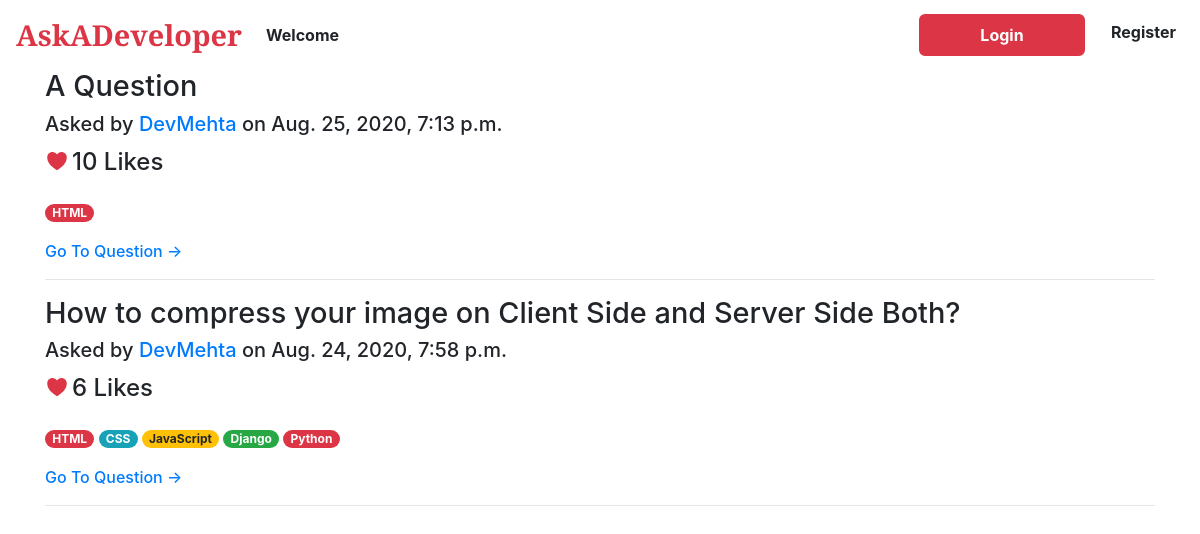
Before: /trending/questions/ with the older database file.
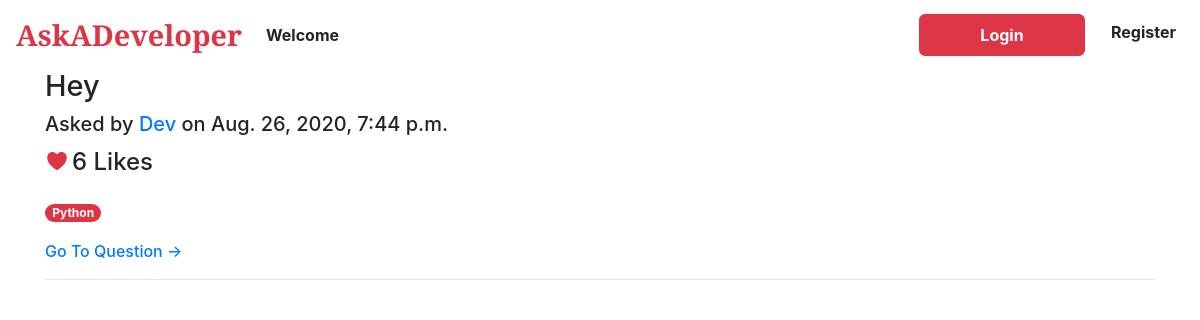
After: the same page with the newer database file.
### questions/models.py (models this page shows, shortened)
class Question(models.Model):
	user = models.ForeignKey(User, on_delete=models.CASCADE)
	title = models.CharField(max_length=100)
	question = models.TextField()
	tags = models.ManyToManyField(Tags)
	url = models.CharField(max_length=32, default=secrets.token_hex(20))
	asked_on = models.DateTimeField(default=timezone.now)
	answers = models.IntegerField(default=0)
	likes = models.IntegerField(default=0)

class Tags(models.Model):
	tag = models.CharField(max_length=255)
	bg_color = models.CharField(max_length=12)
	class Meta:
		db_table = 'Tag'

### questions/views.py (the view)
# urls.py: path('trending/questions/', views.TrendingQuestionView.as_view(), name='trending'),
class TrendingQuestionView(ListView):
	model = Question
	def get_queryset(self, *args, **kwargs):
		qs = Question.objects.all().order_by('-likes')[:30]
		return qs

### templates/questions/question_list.html (shortened to what this page needs)
{% extends 'base.html' %}
{% block body %}
{% for i in object_list %}
        <h6 style="font-size: 2.8ch;">{{ i.title }}<br/><span style="font-size: 20px;">
            Asked by <a href="/{{question.user}}">{{i.user }}</a> on
            {{ i.asked_on }}</span>
        </h6>
    <div style="font-size: 24px;">
        <ion-icon name="heart" style="color: var(--danger)"></ion-icon>
        <span style="position: absolute;margin-top: -3px;margin-left: 3px;">{{i.likes}} Likes</span>
    </div>
    <p>
    {% for t in i.tags.all %}
         <div class="badge badge-pill badge-{{t.bg_color}}">{{t.tag}}</div>
     {% empty %}
     <div class="badge badge-pill badge-dark">No Tags</div>
    {% endfor %}
 </p>
 <p><a href="/{{i.user}}/questions/{{i.url}}">Go To Question &rarr;</a></p>
 <hr>
{% empty %}
<h4>No Questions!!!</h4>
{% endfor %}
{% endblock %}

Changed rows visible on the page:
removed Question: title "A Question", user "DevMehta", asked_on "Aug. 25, 2020, 7:13 p.m.", likes "10"
no longer on this page (row unchanged): Tags: tag "HTML"
removed Question: title "How to compress your image on Client Side and Server Side Both?", user "DevMehta", asked_on "Aug. 24, 2020, 7:58 p.m.", likes "6", Tags (tag "Python")
no longer on this page (row unchanged): Tags: tag "CSS", bg_color "info" (drawn), shown under "How to compress your image on Client Side and Server Side Both?"
no longer on this page (row unchanged): Tags: tag "JavaScript", bg_color "warning" (drawn), shown under "How to compress your image on Client Side and Server Side Both?"
no longer on this page (row unchanged): Tags: tag "Django", bg_color "success" (drawn), shown under "How to compress your image on Client Side and Server Side Both?"
added Question: title "Hey", user "Dev", asked_on "Aug. 26, 2020, 7:44 p.m.", likes "6", Tags (tag "Python")
